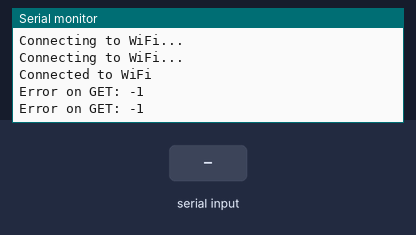
The sketch below on a simulated ESP32. On the bench: the last lines printed to the serial monitor. The inputs (shaded band) are chosen by the test bench. WiFi joins after 1.5 s; servers stay silent unless stated; uploads are accepted with an empty reply.

Above: at 3.4 s.
3.5 s: "set_point\n" received over the second serial link
At 4.3 s:
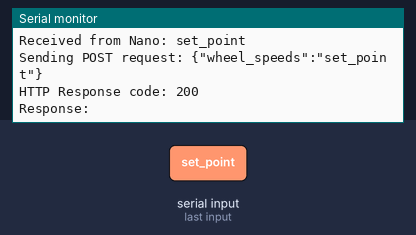
5.0 s: "}\n" received over the second serial link
At 5.16 s:
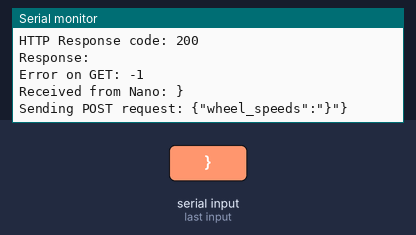
6.5 s: "update_rate\n" received over the second serial link
At 6.67 s:
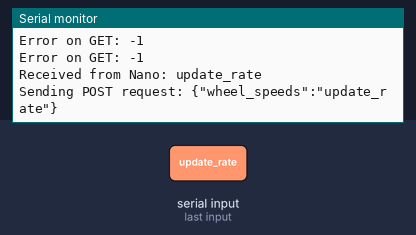
8.0 s: "90,45\n" received over the second serial link
At 8.16 s:
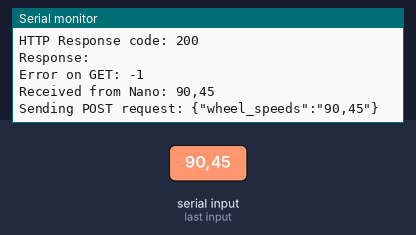
9.5 s: "5\n" received over the second serial link
At 9.66 s:
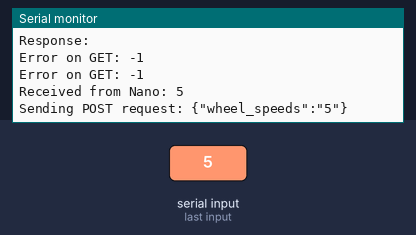
11.0 s: "1,90,45\n" received over the second serial link
At 11.16 s:
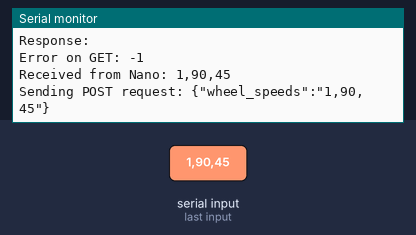

The sketch:

esp_code.ino
```cpp
#include <WiFi.h>
#include <HTTPClient.h>

// Wi-Fi credentials
const char* ssid = "Emmanuel prime";
const char* password = "55105322G";

// Server URLs
const char* updateSpeedsServer = "http://192.168.43.81:5000/update_speeds";
const char* getSetpointServer = "http://192.168.43.81:5000/get_setpoint";
const char* getUpdateRateServer = "http://192.168.43.81:5000/get_update_rate";

// Pins for serial communication
const int RXPin = 16;
const int TXPin = 17;

float set_point = 0.0;
int interval_send = 1000; // Default update rate

unsigned long last_time_send = 0;
unsigned long last_time_fetch = 0;
const int interval_fetch = 1000;

void setup() {
  Serial.begin(9600);
  Serial2.begin(9600, SERIAL_8N1, RXPin, TXPin);

  // Connect to Wi-Fi
  WiFi.begin(ssid, password);

  while (WiFi.status() != WL_CONNECTED) {
    delay(1000);
    Serial.println("Connecting to WiFi...");
  }
  Serial.println("Connected to WiFi");

  fetchUpdateRate();
}

void loop() {
  // Check if data is available from Nano
  if (Serial2.available()) {
    String dataFromNano = Serial2.readStringUntil('\n');
    dataFromNano.trim();
    Serial.println("Received from Nano: " + dataFromNano);

    // Send the wheel speeds to Flask server
    if (WiFi.status() == WL_CONNECTED) {
      HTTPClient http;
      http.begin(updateSpeedsServer);

      http.addHeader("Content-Type", "application/json");
      String httpRequestData = "{\"wheel_speeds\":\"" + dataFromNano + "\"}";
      Serial.println("Sending POST request: " + httpRequestData);
      int httpResponseCode = http.POST(httpRequestData);

      if (httpResponseCode > 0) {
        String response = http.getString();
        Serial.println("HTTP Response code: " + String(httpResponseCode));
        Serial.println("Response: " + response);
      } else {
        Serial.println("Error on sending POST: " + String(httpResponseCode));
      }

      http.end();
    } else {
      Serial.println("WiFi Disconnected");
    }
  }

  // Fetch the desired setpoint from the server
  unsigned long current_time_fetch = millis();
  if (current_time_fetch - last_time_fetch >= interval_fetch) {
    last_time_fetch = current_time_fetch;

    if (WiFi.status() == WL_CONNECTED) {
      HTTPClient http;
      http.begin(getSetpointServer);

      int httpResponseCode = http.GET();

      if (httpResponseCode > 0) {
        String response = http.getString();
        Serial.println("HTTP Response code: " + String(httpResponseCode));
        Serial.println("Setpoint Response: " + response);

        // Parse the JSON response
        int startIdx = response.indexOf("set_point") + 11;
        int endIdx = response.indexOf("}", startIdx);
        set_point = response.substring(startIdx, endIdx).toFloat();
        Serial.println("Updated Setpoint: " + String(set_point));
      } else {
        Serial.println("Error on GET: " + String(httpResponseCode));
      }

      http.end();
    } else {
      Serial.println("WiFi Disconnected");
    }
  }

  // Send the desired setpoint to Nano
  unsigned long current_time_send = millis();
  if (current_time_send - last_time_send >= interval_send) {
    last_time_send = current_time_send;
    Serial2.println(set_point);
  }
}

void fetchUpdateRate() {
  if (WiFi.status() == WL_CONNECTED) {
    HTTPClient http;
    http.begin(getUpdateRateServer);

    int httpResponseCode = http.GET();

    if (httpResponseCode > 0) {
      String response = http.getString();
      Serial.println("HTTP Response code: " + String(httpResponseCode));
      Serial.println("Update Rate Response: " + response);

      // Parse the JSON response
      int startIdx = response.indexOf("update_rate") + 13;
      int endIdx = response.indexOf("}", startIdx);
      interval_send = response.substring(startIdx, endIdx).toInt();
      Serial.println("Updated Update Rate: " + String(interval_send));
    } else {
      Serial.println("Error on GET: " + String(httpResponseCode));
    }

    http.end();
  } else {
    Serial.println("WiFi Disconnected");
  }
}
```

Measured:
- after the input at 3.5 s, the serial monitor: prints a new line at once (image 1)
- after the input at 5.0 s, the serial monitor: prints a new line at once (image 2)
- after the input at 6.5 s, the serial monitor: prints a new line at once (image 3)
- after the input at 8.0 s, the serial monitor: prints a new line at once (image 4)
- after the input at 9.5 s, the serial monitor: prints a new line at once (image 5)
- after the input at 11.0 s, the serial monitor: prints a new line at once (image 6)
